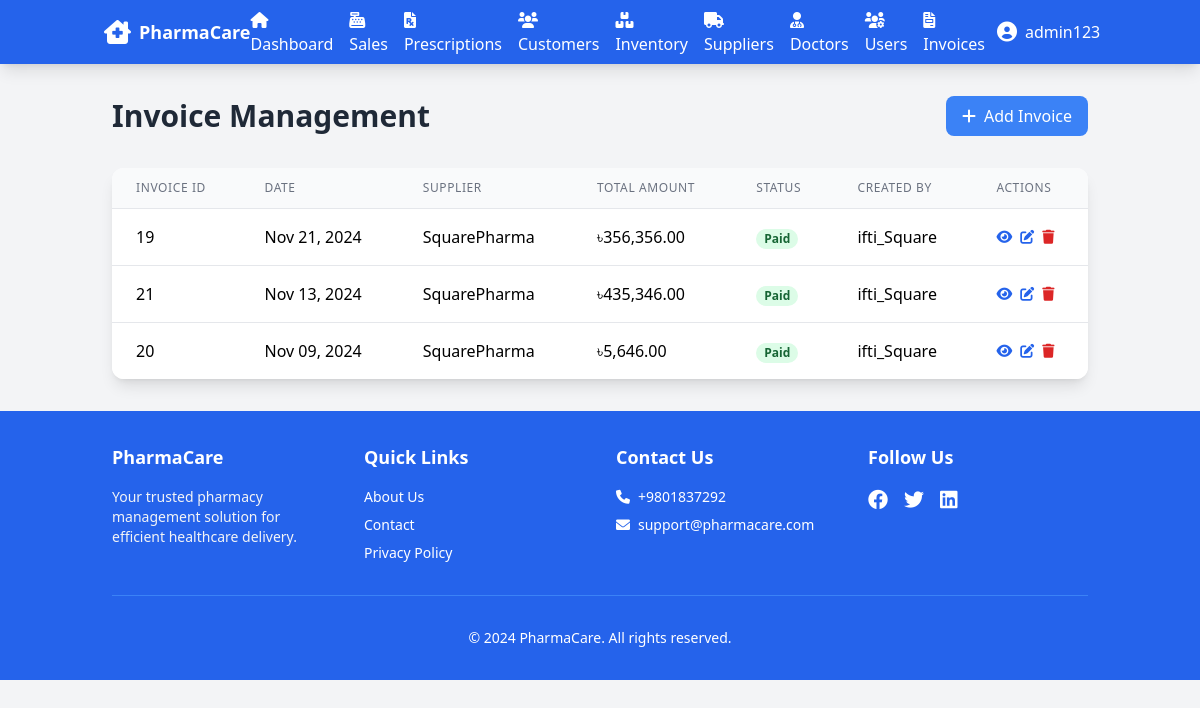
The app's page /invoices/invoices.php (signed in) with its own data.
### tables this page shows
CREATE TABLE `invoice` (
  `invoice_id` int(11) NOT NULL,
  `supplier_id` int(11) DEFAULT NULL,
  `invoice_date` date DEFAULT NULL,
  `total_amount` decimal(10,2) NOT NULL,
  `status` varchar(20) DEFAULT NULL,
  `user_id` int(11) DEFAULT NULL,
  `paid_status` enum('unpaid','paid') DEFAULT 'unpaid',
  `amount` decimal(10,2) DEFAULT NULL
);

CREATE TABLE `supplier` (
  `supplier_id` int(11) NOT NULL,
  `name` varchar(100) NOT NULL,
  `contact_info` varchar(200) DEFAULT NULL,
  `payment_terms` varchar(100) DEFAULT NULL,
  `user_id` int(11) DEFAULT NULL
);

CREATE TABLE `user` (
  `user_id` int(11) NOT NULL,
  `username` varchar(50) NOT NULL,
  `password_hash` varchar(255) NOT NULL,
  `role` varchar(20) DEFAULT NULL,
  `last_login` datetime DEFAULT NULL
);

### invoices/invoices.php (the view, shortened to what this page needs)
<?php
require_once '../includes/db_connect.php';
$is_admin = ($_SESSION['role'] === 'Administrator');
if ($is_admin) {
    $query = "
        SELECT i.invoice_id, i.invoice_date, i.total_amount, i.status, s.name as supplier_name, u.username as created_by, i.supplier_id
        FROM invoice i
        JOIN supplier s ON i.supplier_id = s.supplier_id
        JOIN user u ON i.user_id = u.user_id
        ORDER BY i.invoice_date DESC
    ";
    $stmt = $pdo->query($query);
}
$invoices = $stmt->fetchAll();
require_once '../includes/header.php';
?>
<div class="container mx-auto px-6 py-8">
    <div class="flex justify-between items-center mb-8">
        <h1 class="text-3xl font-bold text-gray-800">Invoice Management</h1>
        <?php if ($is_admin || $_SESSION['role'] === 'Supplier'): ?>
            <a href="add_invoice.php" class="bg-blue-500 hover:bg-blue-600 text-white px-4 py-2 rounded-lg transition duration-200">
                <i class="fas fa-plus mr-2"></i>Add Invoice
            </a>
        <?php endif; ?>
    </div>
    <div class="bg-white rounded-xl shadow-lg overflow-hidden">
        <div class="overflow-x-auto">
            <table class="min-w-full divide-y divide-gray-200">
                <thead class="bg-gray-50">
                    <tr>
                        <th class="px-6 py-3 text-left text-xs font-medium text-gray-500 uppercase tracking-wider">Invoice ID</th>
                        <th class="px-6 py-3 text-left text-xs font-medium text-gray-500 uppercase tracking-wider">Date</th>
                        <th class="px-6 py-3 text-left text-xs font-medium text-gray-500 uppercase tracking-wider">Supplier</th>
                        <th class="px-6 py-3 text-left text-xs font-medium text-gray-500 uppercase tracking-wider">Total Amount</th>
                        <th class="px-6 py-3 text-left text-xs font-medium text-gray-500 uppercase tracking-wider">Status</th>
                        <th class="px-6 py-3 text-left text-xs font-medium text-gray-500 uppercase tracking-wider">Created By</th>
                        <th class="px-6 py-3 text-left text-xs font-medium text-gray-500 uppercase tracking-wider">Actions</th>
                    </tr>
                </thead>
                <tbody class="bg-white divide-y divide-gray-200">
                    <?php foreach ($invoices as $invoice): ?>
                        <tr class="hover:bg-gray-50">
                            <td class="px-6 py-4 whitespace-nowrap"><?php echo $invoice['invoice_id']; ?></td>
                            <td class="px-6 py-4 whitespace-nowrap"><?php echo date('M d, Y', strtotime($invoice['invoice_date'])); ?></td>
                            <td class="px-6 py-4 whitespace-nowrap"><?php echo htmlspecialchars($invoice['supplier_name']); ?></td>
                            <td class="px-6 py-4 whitespace-nowrap">৳<?php echo number_format($invoice['total_amount'], 2); ?></td>
                            <td class="px-6 py-4 whitespace-nowrap">
                                <span class="px-2 inline-flex text-xs leading-5 font-semibold rounded-full <?php echo $invoice['status'] === 'Paid' ? 'bg-green-100 text-green-800' : 'bg-yellow-100 text-yellow-800'; ?>">
                                    <?php echo $invoice['status']; ?>
                                </span>
                            </td>
                            <td class="px-6 py-4 whitespace-nowrap"><?php echo htmlspecialchars($invoice['created_by']); ?></td>
                            <td class="px-6 py-4 whitespace-nowrap text-sm">
                                <div class="flex space-x-2">
                                    <a href="view_invoice.php?id=<?php echo $invoice['invoice_id']; ?>" class="text-blue-600 hover:text-blue-900">
                                        <i class="fas fa-eye"></i>
                                    </a>
                                    <?php if ($is_admin || ($invoice['supplier_id'] == $_SESSION['supplier_id'])): ?>
                                        <a href="edit_invoice.php?id=<?php echo $invoice['invoice_id']; ?>" class="text-blue-600 hover:text-blue-900">
                                            <i class="fas fa-edit"></i>
                                        </a>
                                    <?php endif; ?>
                                    <?php if ($is_admin): ?>
                                        <form action="" method="POST" class="inline" onsubmit="return confirm('Are you sure you want to delete this invoice? This action cannot be undone.');">
                                            <button type="submit" name="delete_invoice" class="text-red-600 hover:text-red-900">
                                                <i class="fas fa-trash"></i>
                                            </button>
                                        </form>
                                    <?php endif; ?>
                                </div>
                            </td>
                        </tr>
                    <?php endforeach; ?>
                </tbody>
            </table>
        </div>
    </div>
</div>
<?php require_once '../includes/footer.php'; ?>

### records on screen
invoice: invoice_id "19", invoice_date "Nov 21, 2024", supplier.name "SquarePharma", total_amount "356,356.00", status "Paid", user.username "ifti_Square"
invoice: invoice_id "21", invoice_date "Nov 13, 2024", supplier.name "SquarePharma", total_amount "435,346.00", status "Paid", user.username "ifti_Square"
invoice: invoice_id "20", invoice_date "Nov 09, 2024", supplier.name "SquarePharma", total_amount "5,646.00", status "Paid", user.username "ifti_Square"

### other values on screen
$_SESSION['username'] "admin123"
